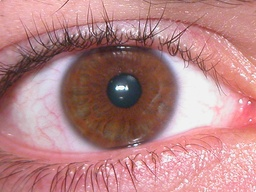
//> input picture oko2.jpg, 256 x 192 px, shrunk from 800 x 600 before the run
$ ./main   (built with g++ and OpenCV 4)
//> lines starting //> are read from the running program, lines starting //| are printed output that depends on the picture; after the words box and inside, x2 and y2 are one past the last pixel; in counts of white or black regions, pixels touching at a corner belong together
/*
 * Hough lines and circles transform - detecting lines and cirlces

 */
#include <iostream>
#include <opencv2/opencv.hpp>

using namespace std;
using namespace cv;

const int low_thres_max = 245;
int low_thres;

const int high_thres_max = 245;
int high_thres;

const int kernel_max = 2;
int kernel;

const int hough_thres_max = 245;
int hough_thres;

const int upper_thres_max = 245;
int upper_thres;

const int center_thres_max = 245;
int center_thres;

const int min_radius_max = 100;
int min_radius;

Mat src, src_gray, gauss_image, canny_image, hough_image;

void on_trackbar( int, void* )
{
 int kernel_size = 2* kernel +3;

 //GaussianBlur(src, src, Size(23,23), 1, 0, BORDER_DEFAULT );

 Canny(src, canny_image, low_thres+10, high_thres+10, kernel_size);

 imshow("src image", src);
 imshow("canny image", canny_image);

}

void on_trackbar2( int, void* )
{
 //int kernel_size = 2* kernel +3;
    //line hough transform
    cvtColor(canny_image, hough_image, CV_GRAY2BGR);

 #if 0
  vector<Vec2f> lines;
  HoughLines(canny_image, lines, 1, CV_PI/180, hough_thres, 0, 0 );

  for( size_t i = 0; i < lines.size(); i++ )
  {
     float rho = lines[i][0], theta = lines[i][1];
     Point pt1, pt2;
     double a = cos(theta), b = sin(theta);
     double x0 = a*rho, y0 = b*rho;
     pt1.x = cvRound(x0 + 1000*(-b));
     pt1.y = cvRound(y0 + 1000*(a));
     pt2.x = cvRound(x0 - 1000*(-b));
     pt2.y = cvRound(y0 - 1000*(a));
     line( hough_image, pt1, pt2, Scalar(0,0,255), 3, CV_AA);
  }
 #else
  vector<Vec4i> lines;
  HoughLinesP(canny_image, lines, 1, CV_PI/180, hough_thres+10, 50, 5 );
  for( size_t i = 0; i < lines.size(); i++ )
  {
    Vec4i l = lines[i];
    line( hough_image, Point(l[0], l[1]), Point(l[2], l[3]), Scalar(0,0,255), 3, CV_AA);
  }
 #endif
 //hough_image=canny_image;
 //imshow("source", src);

 //circle hough transform
 cvtColor( src, src_gray, CV_BGR2GRAY );
 GaussianBlur( src_gray, gauss_image, Size(9, 9), 2, 2 );
 vector<Vec3f> circles;
 HoughCircles( gauss_image, circles, CV_HOUGH_GRADIENT, 1, src_gray.rows/8, upper_thres+10, center_thres+10, min_radius, 0 );

 for( size_t i = 0; i < circles.size(); i++ )
{
   Point center(cvRound(circles[i][0]), cvRound(circles[i][1]));
   int radius = cvRound(circles[i][2]);
   // circle center
   circle( hough_image, center, 3, Scalar(0,255,0), -1, 8, 0 );
   // circle outline
   circle( hough_image, center, radius, Scalar(0,0,255), 3, 8, 0 );
 }

 imshow("hough image", hough_image);
 // [5 lines of commented-out code are left out]

}


int main()
{

    src=imread("oko2.jpg");
//> src is the input picture: 192 rows x 256 cols, CV_8UC3; mean B, G, R 134.1, 132.2, 183.3
    src.convertTo(src, -1, 2, 0);   //higher contrast
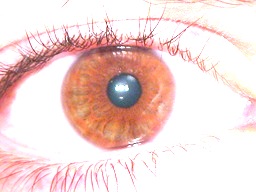
//> src: 192 rows x 256 cols, CV_8UC3; mean B, G, R 213.9, 216.8, 242.8
    erode(src, src, Mat(), Point(-1,-1), 3, BORDER_CONSTANT, morphologyDefaultBorderValue() );
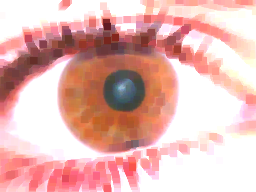
//> src: 192 rows x 256 cols, CV_8UC3; mean B, G, R 179.2, 183.3, 229.8


    namedWindow("src image", WINDOW_AUTOSIZE);
    namedWindow("canny image", WINDOW_AUTOSIZE);
    namedWindow("hough image", WINDOW_AUTOSIZE);

    char TrackbarName1[15]="low threshold";
    createTrackbar( TrackbarName1, "canny image", &low_thres, low_thres_max, on_trackbar );

    char TrackbarName2[15]="high threshold";
    createTrackbar( TrackbarName2, "canny image", &high_thres, high_thres_max, on_trackbar );

    char TrackbarName3[15]="kernel";
    createTrackbar( TrackbarName3, "canny image", &kernel, kernel_max, on_trackbar );

    char TrackbarName4[25]="hough lines threshold";
    createTrackbar( TrackbarName4, "hough image", &hough_thres, hough_thres_max, on_trackbar2 );

    char TrackbarName5[30]="hough circle upper threshold";
    createTrackbar( TrackbarName5, "hough image", &upper_thres, upper_thres_max, on_trackbar2 );

    char TrackbarName6[30]="hough circle center threshold";
    createTrackbar( TrackbarName6, "hough image", &center_thres, center_thres_max, on_trackbar2 );

    char TrackbarName7[30]="min radius";
    createTrackbar( TrackbarName7, "hough image", &min_radius, min_radius_max, on_trackbar2 );

    on_trackbar( low_thres, /*high_thres, kernel,*/ 0 );
//> in on_trackbar, `Canny(src, canny_image, low_thres+10, high_thres+10, kernel_size);`:
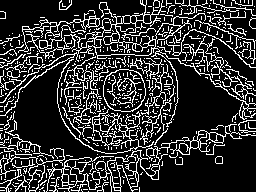
//> canny_image: 192 rows x 256 cols, CV_8UC1; 19.8% white in thin lines or dots
    //waitKey(0);
    on_trackbar2( hough_thres, /*high_thres, kernel,*/ 0 );
//> in on_trackbar2, `cvtColor(canny_image, hough_image, CV_GRAY2BGR);`: hough_image: 192 rows x 256 cols, CV_8UC3; 19.8% white in thin lines or dots
//> in on_trackbar2, `HoughLinesP(canny_image, lines, 1, CV_PI/180, hough_thres+10, 50, 5 );`: lines = 10 lines (x1, y1, x2, y2), first 8: [65, 110, 128, 47], [117, 145, 169, 91], [74, 190, 165, 86], [93, 96, 155, 14], [24, 177, 75, 165], [95, 67, 165, 54], [52, 33, 135, 48], [75, 64, 107, 6]
//> the loop in on_trackbar2, `for( size_t i = 0; i < lines.size(); i++ )` made 10 passes
//> after the loop in on_trackbar2, `for( size_t i = 0; i < lines.size(); i++ )`:
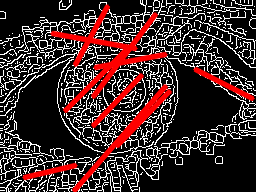
//> hough_image: 192 rows x 256 cols, CV_8UC3; mean B, G, R 44.1, 44.1, 65.6
//> in on_trackbar2, `cvtColor( src, src_gray, CV_BGR2GRAY );`:
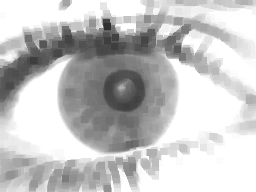
//> src_gray: 192 rows x 256 cols, CV_8UC1; min 48, max 255, mean 196.7
//> in on_trackbar2, `GaussianBlur( src_gray, gauss_image, Size(9, 9), 2, 2 );`:
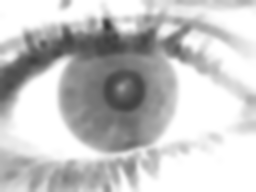
//> gauss_image: 192 rows x 256 cols, CV_8UC1; min 53, max 255, mean 196.7
//> in on_trackbar2, `HoughCircles( gauss_image, circles, CV_HOUGH_GRADIENT, 1, src_gray.row..`: circles = 57 circles (x, y, radius), first 12: [117.5, 93.5, 60.2], [41.5, 108.5, 76.7], [67.5, 109.5, 72.6], [173.5, 80.5, 71.2], [185.5, 101.5, 71.1], [69.5, 134.5, 67.7], [254.5, 151.5, 144.8], [47.5, 83.5, 76.3], [117.5, 64.5, 49.3], [204.5, 123.5, 94.1], [200.5, 82.5, 57.8], [243.5, 175.5, 136]
//> the loop in on_trackbar2, `for( size_t i = 0; i < circles.size(); i++ )` made 57 passes
//> (center, radius) on passes 1 to 12: (Point(118, 94), 60), (Point(42, 108), 77), (Point(68, 110), 73), (Point(174, 80), 71), (Point(186, 102), 71), (Point(70, 134), 68), (Point(254, 152), 145), (Point(48, 84), 76), (Point(118, 64), 49), (Point(204, 124), 94), (Point(200, 82), 58), (Point(244, 176), 136)
//> after the loop in on_trackbar2, `for( size_t i = 0; i < circles.size(); i++ )`:
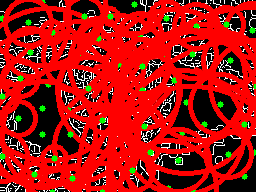
//> hough_image: 192 rows x 256 cols, CV_8UC3; mean B, G, R 12.7, 18.9, 171.9

    waitKey(0);
    // [8 lines of commented-out code are left out]

    return 0;
}

$ run again, with oko3.jpg copied over oko2.jpg
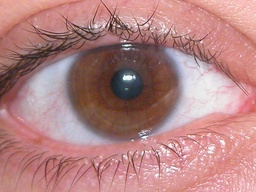
//> input picture oko3.jpg, 256 x 192 px, shrunk from 800 x 600 before the run
//> src is the input picture: 192 rows x 256 cols, CV_8UC3; mean B, G, R 130.5, 130.7, 179.2
//> in on_trackbar, `Canny(src, canny_image, low_thres+10, high_thres+10, kernel_size);`:
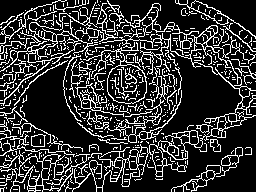
//> canny_image: 192 rows x 256 cols, CV_8UC1; 20.4% white in thin lines or dots
//> lines = 12 lines (x1, y1, x2, y2), first 8: [78, 52, 122, 160], [26, 42, 79, 63], [110, 80, 187, 157], [14, 16, 66, 70], [85, 15, 136, 85], [121, 40, 196, 38], [19, 175, 20, 115], [4, 90, 53, 23]
//> the loop in on_trackbar2, `for( size_t i = 0; i < lines.size(); i++ )` made 12 passes
//> circles = 61 circles (x, y, radius), first 12: [122.5, 80.5, 60.4], [61.5, 101.5, 83.7], [185.5, 64.5, 62.5], [97.5, 113.5, 71.8], [53.5, 78.5, 71], [67.5, 129.5, 66.9], [82.5, 76.5, 71.3], [184.5, 99.5, 57.5], [155.5, 90.5, 63.3], [176.5, 122.5, 64.1], [209.5, 78.5, 50.8], [201.5, 119.5, 46.3]
//> the loop in on_trackbar2, `for( size_t i = 0; i < circles.size(); i++ )` made 61 passes
//> (center, radius) on passes 1 to 8: (Point(122, 80), 60), (Point(62, 102), 84), (Point(186, 64), 62), (Point(98, 114), 72), (Point(54, 78), 71), (Point(68, 130), 67), (Point(82, 76), 71), (Point(184, 100), 58)
//> after the loop in on_trackbar2, `for( size_t i = 0; i < circles.size(); i++ )`:
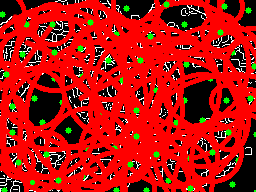
//> hough_image: 192 rows x 256 cols, CV_8UC3; mean B, G, R 10.8, 18.1, 178.3

$ run again, with oko.jpg copied over oko2.jpg
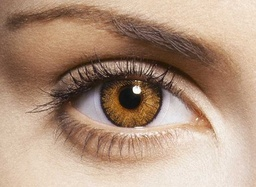
//> input picture oko.jpg, 256 x 187 px, shrunk from 450 x 328 before the run
//> src is the input picture: 187 rows x 256 cols, CV_8UC3; mean B, G, R 127.4, 148.2, 176.9
//> in on_trackbar, `Canny(src, canny_image, low_thres+10, high_thres+10, kernel_size);`:
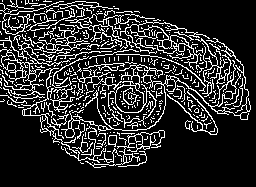
//> canny_image: 187 rows x 256 cols, CV_8UC1; 17.4% white in thin lines or dots, all inside (x1, y1, x2, y2) = (0, 0, 251, 168)
//> lines = 11 lines (x1, y1, x2, y2), first 8: [52, 10, 131, 47], [15, 34, 74, 93], [67, 70, 124, 70], [80, 71, 131, 121], [184, 94, 221, 43], [191, 79, 245, 77], [18, 107, 77, 44], [123, 95, 173, 95]
//> the loop in on_trackbar2, `for( size_t i = 0; i < lines.size(); i++ )` made 11 passes
//> circles = 59 circles (x, y, radius), first 12: [119.5, 178.5, 115.6], [72.5, 185.5, 180.8], [102.5, 110.5, 49.9], [60.5, 57.5, 52.6], [156.5, 149.5, 62.7], [82.5, 95.5, 35.5], [150.5, 172.5, 95.1], [27.5, 137.5, 76.8], [169.5, 126.5, 44.1], [160.5, 63.5, 36], [129.5, 109.5, 26.8], [41.5, 165.5, 96.6]
//> the loop in on_trackbar2, `for( size_t i = 0; i < circles.size(); i++ )` made 59 passes
//> (center, radius) on passes 1 to 8: (Point(120, 178), 116), (Point(72, 186), 181), (Point(102, 110), 50), (Point(60, 58), 53), (Point(156, 150), 63), (Point(82, 96), 36), (Point(150, 172), 95), (Point(28, 138), 77)
//> after the loop in on_trackbar2, `for( size_t i = 0; i < circles.size(); i++ )`:
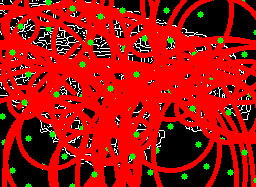
//> hough_image: 187 rows x 256 cols, CV_8UC3; mean B, G, R 9.1, 15.8, 165.5

$ run again, with budynek.jpeg copied over oko2.jpg
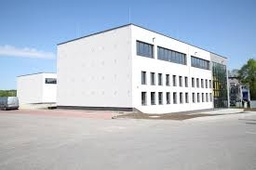
//> input picture budynek.jpeg, 256 x 170 px, shrunk from 275 x 183 before the run
//> src is the input picture: 170 rows x 256 cols, CV_8UC3; mean B, G, R 202.6, 188.7, 177.3
//> canny_image: 170 rows x 256 cols, CV_8UC1; 10.4% white in thin lines or dots, all inside (x1, y1, x2, y2) = (0, 0, 256, 127)
//> lines = 6 lines (x1, y1, x2, y2): [95, 113, 145, 113], [194, 59, 252, 119], [176, 18, 237, 17], [197, 82, 250, 119], [54, 41, 129, 20], [65, 46, 120, 31]
//> the loop in on_trackbar2, `for( size_t i = 0; i < lines.size(); i++ )` made 6 passes
//> circles = 59 circles (x, y, radius), first 12: [115.5, 158.5, 130.6], [117.5, 137.5, 110.9], [199.5, 45.5, 65.5], [127.5, 67.5, 46.3], [174.5, 85.5, 34.9], [102.5, 64.5, 47.9], [140.5, 165.5, 115.6], [138.5, 144.5, 103.8], [228.5, 22.5, 87.7], [178.5, 3.5, 86.7], [110.5, 91.5, 64.6], [162.5, 150.5, 95]
//> the loop in on_trackbar2, `for( size_t i = 0; i < circles.size(); i++ )` made 59 passes
//> (center, radius) on passes 1 to 8: (Point(116, 158), 131), (Point(118, 138), 111), (Point(200, 46), 66), (Point(128, 68), 46), (Point(174, 86), 35), (Point(102, 64), 48), (Point(140, 166), 116), (Point(138, 144), 104)
//> after the loop in on_trackbar2, `for( size_t i = 0; i < circles.size(); i++ )`:
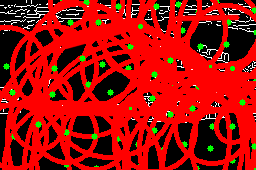
//> hough_image: 170 rows x 256 cols, CV_8UC3; mean B, G, R 5.8, 12.6, 164.8
